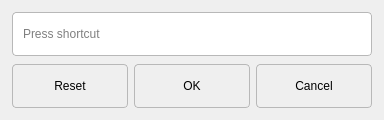
<?xml version="1.0" encoding="UTF-8"?>
<ui version="4.0">
 <class>ShortcutDialog</class>
 <widget class="QDialog" name="ShortcutDialog">
  <property name="geometry">
   <rect>
    <x>0</x>
    <y>0</y>
    <width>268</width>
    <height>102</height>
   </rect>
  </property>
  <property name="windowTitle">
   <string>New Shortcut</string>
  </property>
  <property name="styleSheet">
   <string notr="true">QDialog { background-color: palette(window); }
QPushButton { border-radius: 4px; padding: 5px 12px; border: 1px solid palette(mid); background-color: palette(button); min-height: 32px; min-width: 90px; }
QPushButton:hover { background-color: palette(alternate-base); }
QPushButton:pressed { background-color: palette(alternate-base); }
QLineEdit, QTextEdit, QPlainTextEdit, QKeySequenceEdit { border-radius: 4px; border: 1px solid palette(mid); padding: 5px 8px; background-color: palette(base); min-height: 32px; }
QComboBox { border-radius: 4px; border: 1px solid palette(mid); padding: 5px 8px; min-height: 24px; }
QCheckBox, QRadioButton { spacing: 8px; }
QGroupBox { border-radius: 8px; border: 1px solid palette(mid); margin-top: 12px; padding: 12px; }
QListWidget, QTreeWidget, QTableWidget { border-radius: 8px; border: 1px solid palette(mid); }
QTabWidget::pane { border: 1px solid palette(mid); border-radius: 8px; }
QTabBar::tab { border-radius: 4px; padding: 6px 16px; margin-right: 4px; }
QTabBar::tab:selected { background-color: palette(highlight); color: palette(highlighted-text); }
QScrollBar { border: none; background: transparent; width: 8px; margin: 0; }
QScrollBar::handle { background: palette(mid); border-radius: 4px; min-height: 24px; }
QScrollBar::handle:hover { background: palette(mid); }
QMenu { border-radius: 8px; border: 1px solid palette(mid); padding: 4px; }</string>
  </property>
  <layout class="QVBoxLayout" name="verticalLayout">
   <property name="leftMargin">
    <number>12</number>
   </property>
   <property name="topMargin">
    <number>12</number>
   </property>
   <property name="rightMargin">
    <number>12</number>
   </property>
   <property name="bottomMargin">
    <number>12</number>
   </property>
   <property name="spacing">
    <number>8</number>
   </property>
   <item>
   <widget class="QKeySequenceEdit" name="lineEditShortcut"/>
  </item>
  <item>
   <widget class="QDialogButtonBox" name="buttonBox">
    <property name="orientation">
     <enum>Qt::Horizontal</enum>
    </property>
    <property name="standardButtons">
     <set>QDialogButtonBox::Ok|QDialogButtonBox::Cancel|QDialogButtonBox::Reset</set>
    </property>
   </widget>
  </item>
  </layout>
 </widget>
 <resources/>
 <connections>
  <connection>
   <sender>buttonBox</sender>
   <signal>accepted()</signal>
   <receiver>ShortcutDialog</receiver>
   <slot>accept()</slot>
   <hints>
    <hint type="sourcelabel">
     <x>248</x>
     <y>254</y>
    </hint>
    <hint type="destinationlabel">
     <x>157</x>
     <y>274</y>
    </hint>
   </hints>
  </connection>
  <connection>
   <sender>buttonBox</sender>
   <signal>rejected()</signal>
   <receiver>ShortcutDialog</receiver>
   <slot>reject()</slot>
   <hints>
    <hint type="sourcelabel">
     <x>316</x>
     <y>260</y>
    </hint>
    <hint type="destinationlabel">
     <x>286</x>
     <y>274</y>
    </hint>
   </hints>
  </connection>
 </connections>
</ui>
